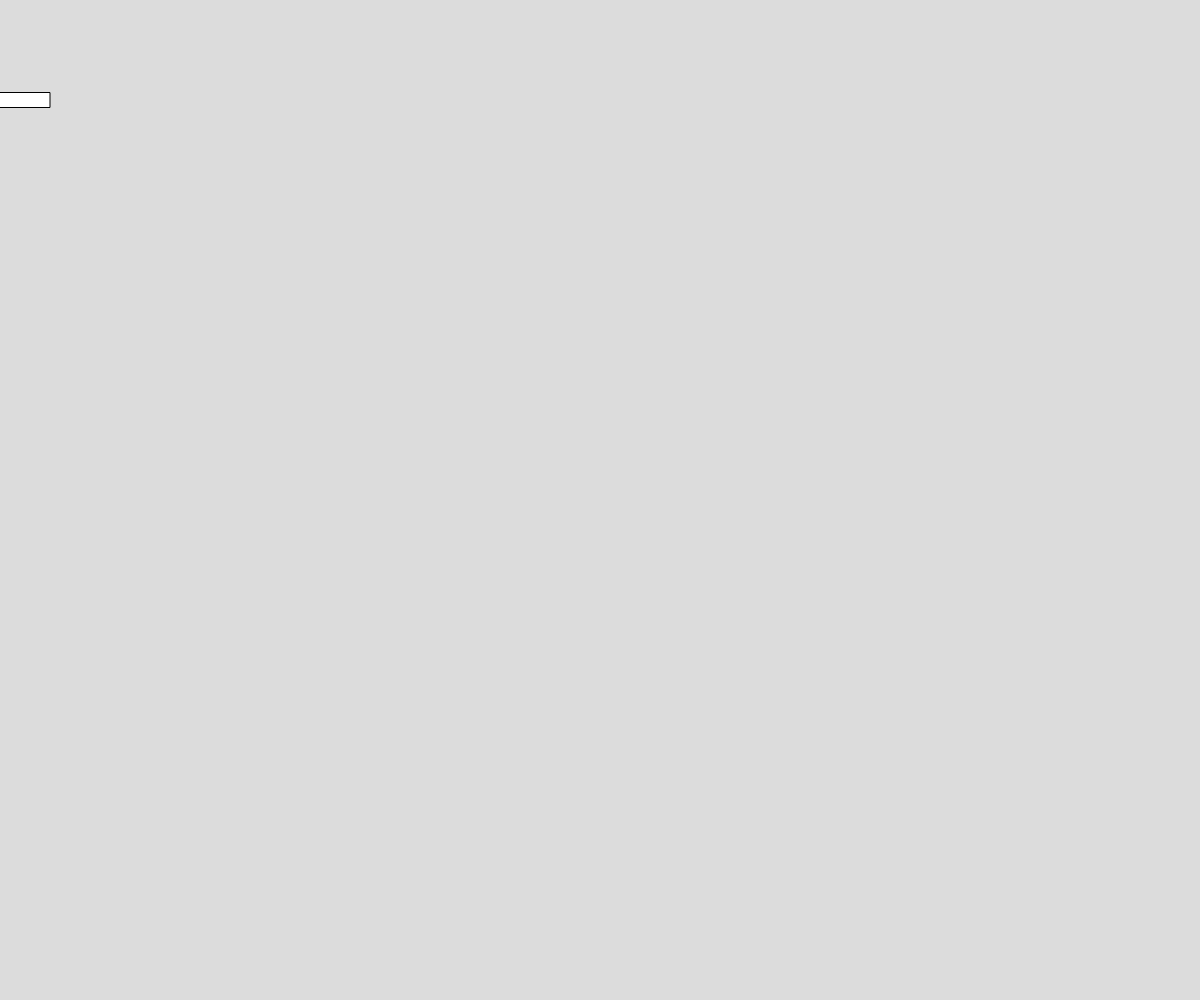
Frame 1 (no input)
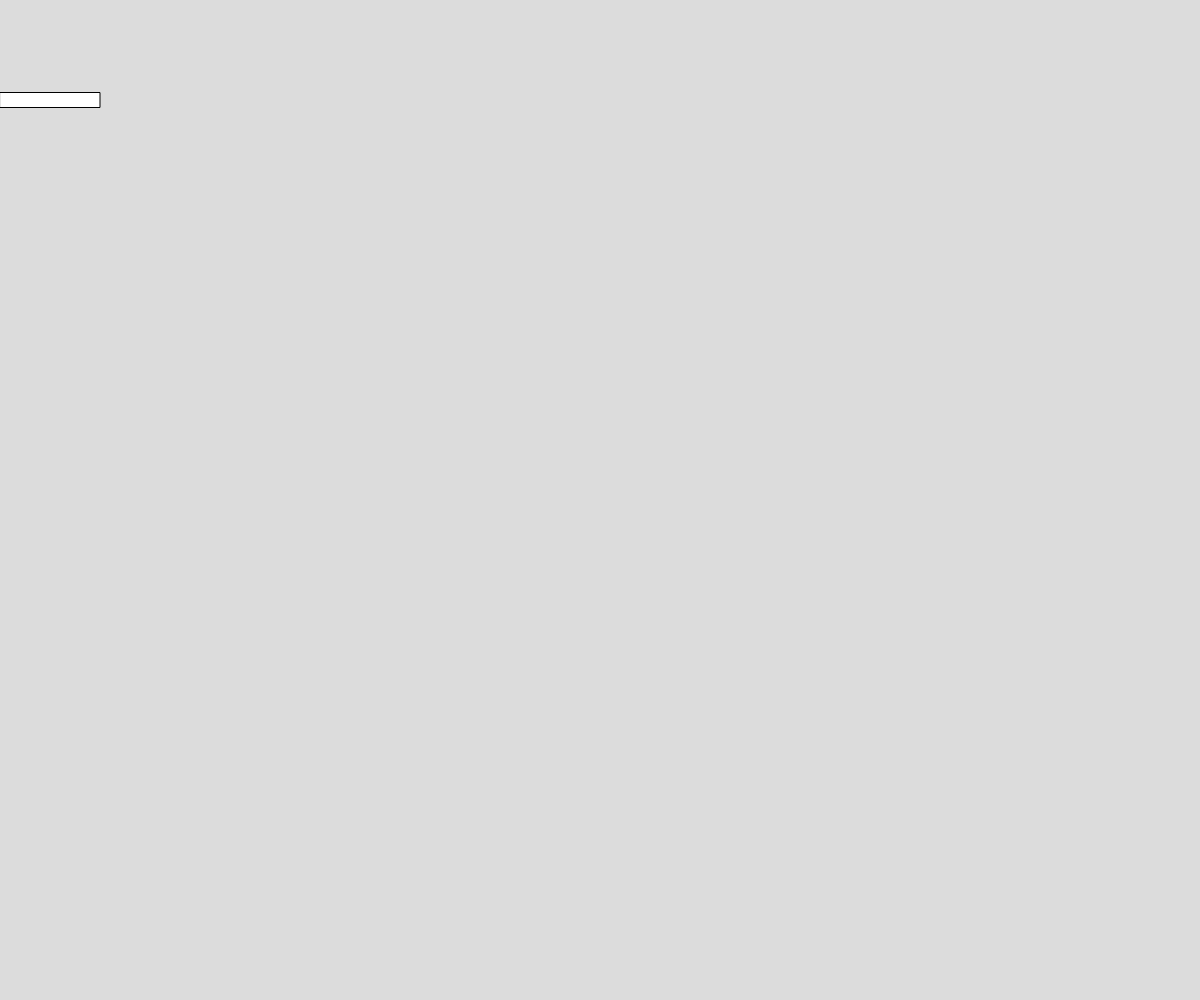
Frame 60 (no input)
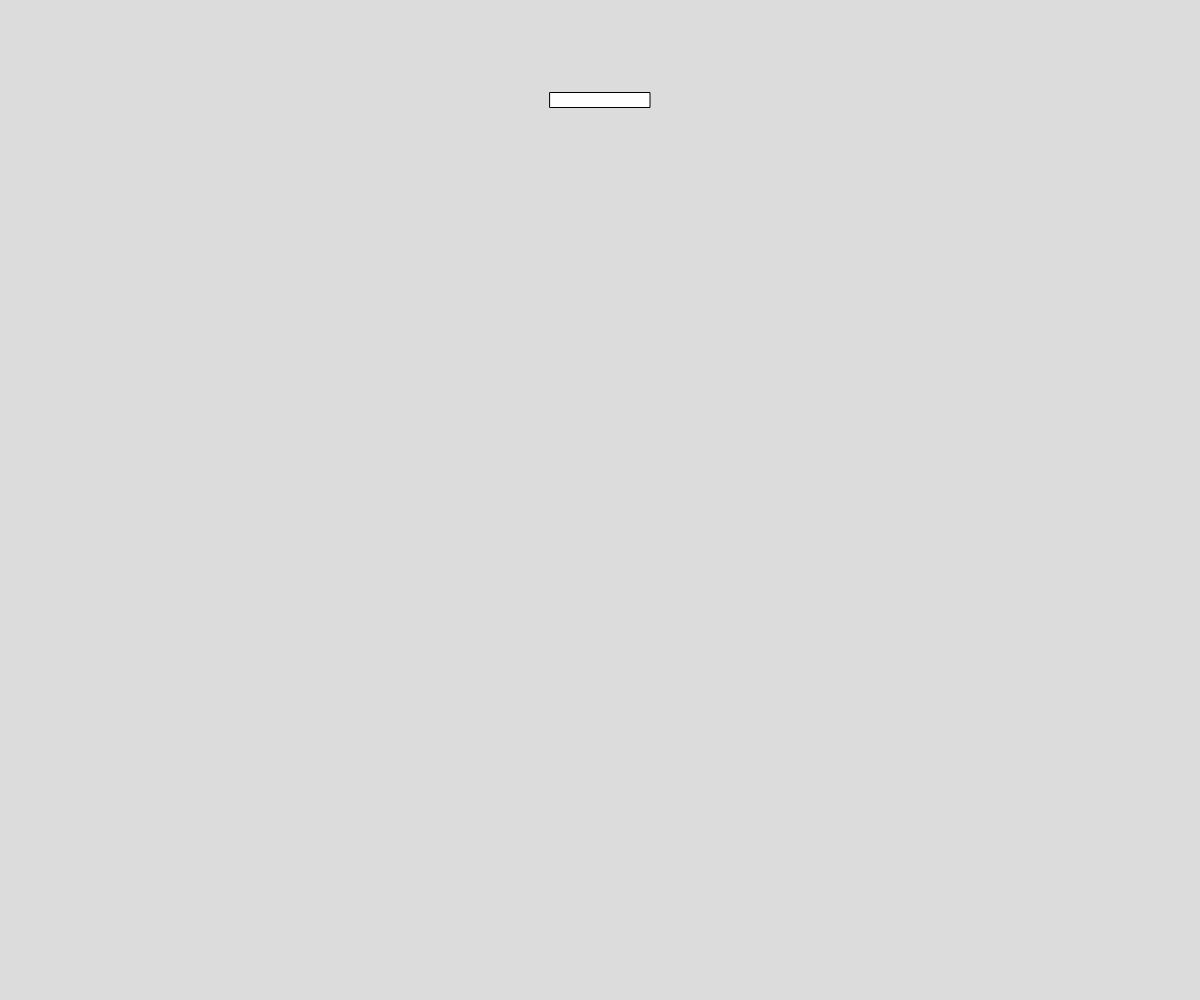
Frame 120 (the mouse pressed at the canvas centre since frame 60)

The p5.js sketch that drew these frames (run headless with seeded random() and noise() and a simulated clock; from frame 60 on, the mouse is pressed at the canvas centre):

// p5.js sketch
// ── sketch.js
// Project Title
// Your Name
// Date
//
// Extra for Experts:
// - describe what you did to take this project "above and beyond"

function setup() {
  createCanvas(windowWidth, windowHeight);
}

function draw() {
  background(220);
  rectMode(CENTER);
  rect(mouseX, 100, 100, 15);
  checkInside();
}

function checkInside(){
  if (mouseX < 0 + 50){
    mouseX = 50;
  }
}
